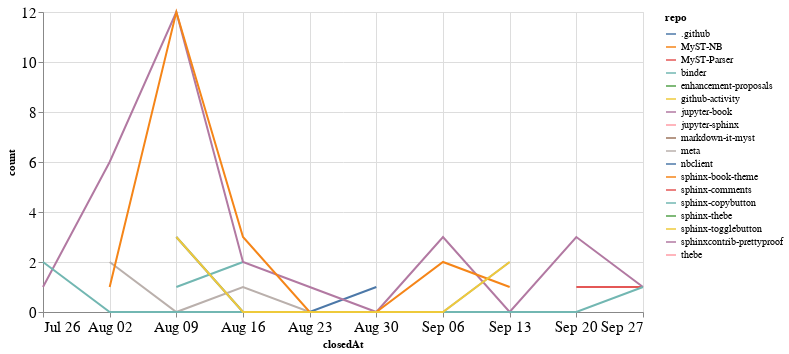

This figure's notebook cell:
### Code cell
closed_by_time = closed_by.groupby('repo').resample('W', on='closedAt').count()['author'].reset_index()
closed_by_time = closed_by_time.rename(columns={'author': 'count'})

alt.Chart(closed_by_time, width=600).mark_line().encode(
    x='closedAt',
    y='count',
    color='repo',
    tooltip="repo"
)

### Figure 1 — Vega-Lite specification as saved in the notebook (floating-point values rounded to 4 significant figures)
{"config": {"axisLeft": {"labelFontSize": 15}, "axisBottom": {"labelFontSize": 15}}, "data": {"name": "data-902f52bb306a74617f24806be93fbf3d"}, "mark": "line", "encoding": {"color": {"type": "nominal", "field": "repo"}, "tooltip": {"type": "nominal", "field": "repo"}, "x": {"type": "temporal", "field": "closedAt"}, "y": {"type": "quantitative", "field": "count"}}, "width": 600, "$schema": "https://vega.github.io/schema/vega-lite/v4.8.1.json", "datasets": {"data-902f52bb306a74617f24806be93fbf3d": [{"repo": ".github", "closedAt": "2020-08-09T00:00:00", "count": 3}, {"repo": ".github", "closedAt": "2020-08-16T00:00:00", "count": 0}, {"repo": ".github", "closedAt": "2020-08-23T00:00:00", "count": 0}, {"repo": ".github", "closedAt": "2020-08-30T00:00:00", "count": 1}, {"repo": "MyST-NB", "closedAt": "2020-09-06T00:00:00", "count": 1}, {"repo": "MyST-Parser", "closedAt": "2020-09-20T00:00:00", "count": 1}, {"repo": "MyST-Parser", "closedAt": "2020-09-27T00:00:00", "count": 1}, {"repo": "binder", "closedAt": "2020-08-09T00:00:00", "count": 1}, {"repo": "binder", "closedAt": "2020-08-16T00:00:00", "count": 2}, {"repo": "enhancement-proposals", "closedAt": "2020-08-30T00:00:00", "count": 1}, {"repo": "github-activity", "closedAt": "2020-08-09T00:00:00", "count": 2}, {"repo": "jupyter-book", "closedAt": "2020-07-26T00:00:00", "count": 1}, {"repo": "jupyter-book", "closedAt": "2020-08-02T00:00:00", "count": 6}, {"repo": "jupyter-book", "closedAt": "2020-08-09T00:00:00", "count": 12}, {"repo": "jupyter-book", "closedAt": "2020-08-16T00:00:00", "count": 2}, {"repo": "jupyter-book", "closedAt": "2020-08-23T00:00:00", "count": 1}, {"repo": "jupyter-book", "closedAt": "2020-08-30T00:00:00", "count": 0}, {"repo": "jupyter-book", "closedAt": "2020-09-06T00:00:00", "count": 3}, {"repo": "jupyter-book", "closedAt": "2020-09-13T00:00:00", "count": 0}, {"repo": "jupyter-book", "closedAt": "2020-09-20T00:00:00", "count": 3}, {"repo": "jupyter-book", "closedAt": "2020-09-27T00:00:00", "count": 1}, {"repo": "jupyter-sphinx", "closedAt": "2020-09-27T00:00:00", "count": 1}, {"repo": "markdown-it-myst", "closedAt": "2020-08-09T00:00:00", "count": 1}, {"repo": "meta", "closedAt": "2020-08-02T00:00:00", "count": 2}, {"repo": "meta", "closedAt": "2020-08-09T00:00:00", "count": 0}, {"repo": "meta", "closedAt": "2020-08-16T00:00:00", "count": 1}, {"repo": "meta", "closedAt": "2020-08-23T00:00:00", "count": 0}, {"repo": "meta", "closedAt": "2020-08-30T00:00:00", "count": 0}, {"repo": "meta", "closedAt": "2020-09-06T00:00:00", "count": 0}, {"repo": "meta", "closedAt": "2020-09-13T00:00:00", "count": 2}, {"repo": "nbclient", "closedAt": "2020-09-13T00:00:00", "count": 1}, {"repo": "sphinx-book-theme", "closedAt": "2020-08-02T00:00:00", "count": 1}, {"repo": "sphinx-book-theme", "closedAt": "2020-08-09T00:00:00", "count": 12}, {"repo": "sphinx-book-theme", "closedAt": "2020-08-16T00:00:00", "count": 3}, {"repo": "sphinx-book-theme", "closedAt": "2020-08-23T00:00:00", "count": 0}, {"repo": "sphinx-book-theme", "closedAt": "2020-08-30T00:00:00", "count": 0}, {"repo": "sphinx-book-theme", "closedAt": "2020-09-06T00:00:00", "count": 2}, {"repo": "sphinx-book-theme", "closedAt": "2020-09-13T00:00:00", "count": 1}, {"repo": "sphinx-comments", "closedAt": "2020-08-16T00:00:00", "count": 4}, {"repo": "sphinx-copybutton", "closedAt": "2020-07-26T00:00:00", "count": 2}, {"repo": "sphinx-copybutton", "closedAt": "2020-08-02T00:00:00", "count": 0}, {"repo": "sphinx-copybutton", "closedAt": "2020-08-09T00:00:00", "count": 0}, {"repo": "sphinx-copybutton", "closedAt": "2020-08-16T00:00:00", "count": 0}, {"repo": "sphinx-copybutton", "closedAt": "2020-08-23T00:00:00", "count": 0}, {"repo": "sphinx-copybutton", "closedAt": "2020-08-30T00:00:00", "count": 0}, {"repo": "sphinx-copybutton", "closedAt": "2020-09-06T00:00:00", "count": 0}, {"repo": "sphinx-copybutton", "closedAt": "2020-09-13T00:00:00", "count": 0}, {"repo": "sphinx-copybutton", "closedAt": "2020-09-20T00:00:00", "count": 0}, {"repo": "sphinx-copybutton", "closedAt": "2020-09-27T00:00:00", "count": 1}, {"repo": "sphinx-thebe", "closedAt": "2020-08-16T00:00:00", "count": 1}, {"repo": "sphinx-togglebutton", "closedAt": "2020-08-09T00:00:00", "count": 3}, {"repo": "sphinx-togglebutton", "closedAt": "2020-08-16T00:00:00", "count": 0}, {"repo": "sphinx-togglebutton", "closedAt": "2020-08-23T00:00:00", "count": 0}, {"repo": "sphinx-togglebutton", "closedAt": "2020-08-30T00:00:00", "count": 0}, {"repo": "sphinx-togglebutton", "closedAt": "2020-09-06T00:00:00", "count": 0}, {"repo": "sphinx-togglebutton", "closedAt": "2020-09-13T00:00:00", "count": 2}, {"repo": "sphinxcontrib-prettyproof", "closedAt": "2020-09-27T00:00:00", "count": 1}, {"repo": "thebe", "closedAt": "2020-08-16T00:00:00", "count": 1}]}}
